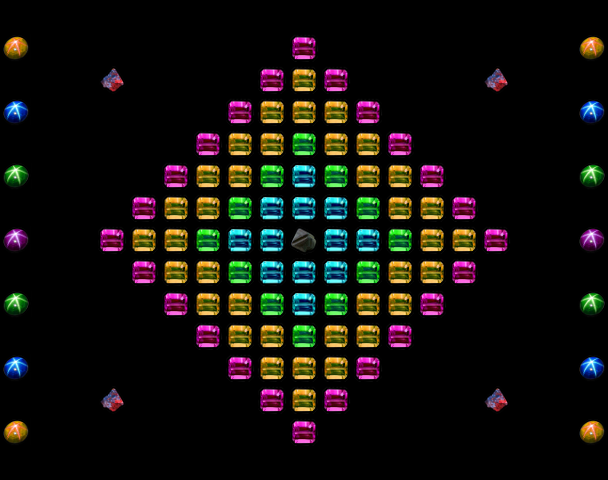

A 2D game scene composited from a Tiled map and its tileset images. What follows is a short description and the map's XML, with each tile layer's data collapsed to a summary:
An orthogonal 19x15 tile map with 32x32 px tiles, 10 tile layers (RedGems, YellowGems, GreenGems, BlueGems, ...).

<map version="1.0" orientation="orthogonal" renderorder="right-down" width="19" height="15" tilewidth="32" tileheight="32" nextobjectid="11">
 <tileset firstgid="1" name="gemtileset" tilewidth="32" tileheight="32">
  <image source="gemtileset.png" width="128" height="128" />
 </tileset>
 <layer name="RedGems" width="19" height="15">
  <data>[285 cells, 24 non-empty, 1 distinct tile ids]</data>
 </layer>
 <layer name="YellowGems" width="19" height="15">
  <data>[285 cells, 36 non-empty, 1 distinct tile ids]</data>
 </layer>
 <layer name="GreenGems" width="19" height="15">
  <data>[285 cells, 12 non-empty, 1 distinct tile ids]</data>
 </layer>
 <layer name="BlueGems" width="19" height="15">
  <data>[285 cells, 12 non-empty, 1 distinct tile ids]</data>
 </layer>
 <layer name="Exit" width="19" height="15">
  <data>[285 cells, 1 non-empty, 1 distinct tile ids]</data>
 </layer>
 <layer name="RedAttunment" width="19" height="15">
  <data>[285 cells, 2 non-empty, 1 distinct tile ids]</data>
 </layer>
 <layer name="YellowAttunment" width="19" height="15">
  <data>[285 cells, 4 non-empty, 1 distinct tile ids]</data>
 </layer>
 <layer name="GreenAttumment" width="19" height="15">
  <data>[285 cells, 4 non-empty, 1 distinct tile ids]</data>
 </layer>
 <layer name="BlueAttunment" width="19" height="15">
  <data>[285 cells, 4 non-empty, 1 distinct tile ids]</data>
 </layer>
 <layer name="Spikes" width="19" height="15">
  <data>[285 cells, 4 non-empty, 1 distinct tile ids]</data>
 </layer>
</map>
